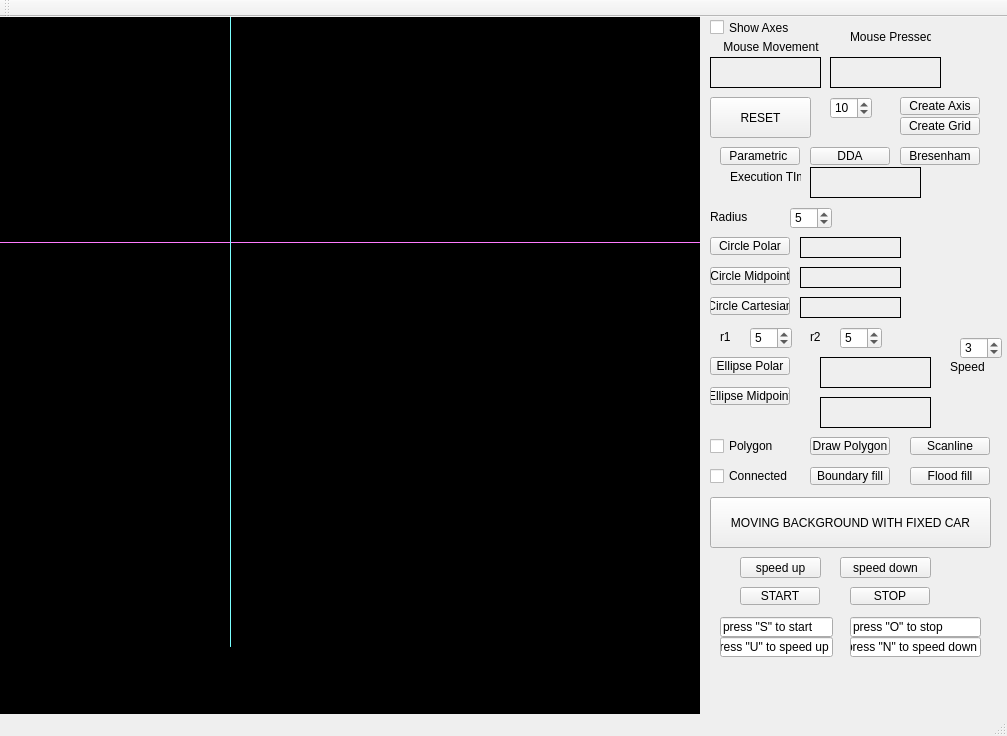
<?xml version="1.0" encoding="UTF-8"?>
<ui version="4.0">
 <class>MainWindow</class>
 <widget class="QMainWindow" name="MainWindow">
  <property name="geometry">
   <rect>
    <x>0</x>
    <y>0</y>
    <width>1007</width>
    <height>736</height>
   </rect>
  </property>
  <property name="windowTitle">
   <string>MainWindow</string>
  </property>
  <widget class="QWidget" name="centralWidget">
   <widget class="my_label" name="frame">
    <property name="geometry">
     <rect>
      <x>0</x>
      <y>0</y>
      <width>700</width>
      <height>700</height>
     </rect>
    </property>
    <property name="cursor">
     <cursorShape>CrossCursor</cursorShape>
    </property>
    <property name="mouseTracking">
     <bool>true</bool>
    </property>
    <property name="styleSheet">
     <string notr="true">background-color: rgb(0, 0, 0);</string>
    </property>
    <property name="frameShape">
     <enum>QFrame::Box</enum>
    </property>
    <property name="lineWidth">
     <number>1</number>
    </property>
    <property name="text">
     <string/>
    </property>
   </widget>
   <widget class="QLabel" name="mouse_movement">
    <property name="geometry">
     <rect>
      <x>710</x>
      <y>40</y>
      <width>111</width>
      <height>31</height>
     </rect>
    </property>
    <property name="frameShape">
     <enum>QFrame::Panel</enum>
    </property>
    <property name="text">
     <string/>
    </property>
   </widget>
   <widget class="QLabel" name="label_3">
    <property name="geometry">
     <rect>
      <x>710</x>
      <y>20</y>
      <width>111</width>
      <height>20</height>
     </rect>
    </property>
    <property name="text">
     <string>    Mouse Movement</string>
    </property>
   </widget>
   <widget class="QLabel" name="mouse_pressed">
    <property name="geometry">
     <rect>
      <x>830</x>
      <y>40</y>
      <width>111</width>
      <height>31</height>
     </rect>
    </property>
    <property name="frameShape">
     <enum>QFrame::Panel</enum>
    </property>
    <property name="text">
     <string/>
    </property>
   </widget>
   <widget class="QLabel" name="label_5">
    <property name="geometry">
     <rect>
      <x>850</x>
      <y>10</y>
      <width>81</width>
      <height>20</height>
     </rect>
    </property>
    <property name="text">
     <string>Mouse Pressed</string>
    </property>
   </widget>
   <widget class="Line" name="x_axis">
    <property name="geometry">
     <rect>
      <x>0</x>
      <y>225</y>
      <width>700</width>
      <height>1</height>
     </rect>
    </property>
    <property name="styleSheet">
     <string notr="true">background-color: rgb(255, 85, 255);</string>
    </property>
    <property name="orientation">
     <enum>Qt::Horizontal</enum>
    </property>
   </widget>
   <widget class="Line" name="y_axis">
    <property name="geometry">
     <rect>
      <x>230</x>
      <y>-70</y>
      <width>1</width>
      <height>700</height>
     </rect>
    </property>
    <property name="styleSheet">
     <string notr="true">
background-color: rgb(85, 255, 255);</string>
    </property>
    <property name="orientation">
     <enum>Qt::Vertical</enum>
    </property>
   </widget>
   <widget class="QCheckBox" name="show_axes">
    <property name="geometry">
     <rect>
      <x>710</x>
      <y>0</y>
      <width>91</width>
      <height>21</height>
     </rect>
    </property>
    <property name="text">
     <string>Show Axes</string>
    </property>
   </widget>
   <widget class="QPushButton" name="pushButton">
    <property name="geometry">
     <rect>
      <x>710</x>
      <y>80</y>
      <width>101</width>
      <height>41</height>
     </rect>
    </property>
    <property name="text">
     <string>RESET</string>
    </property>
   </widget>
   <widget class="QPushButton" name="pushButton_2">
    <property name="geometry">
     <rect>
      <x>900</x>
      <y>100</y>
      <width>80</width>
      <height>18</height>
     </rect>
    </property>
    <property name="text">
     <string>Create Grid</string>
    </property>
   </widget>
   <widget class="QSpinBox" name="spinBox">
    <property name="geometry">
     <rect>
      <x>830</x>
      <y>80</y>
      <width>42</width>
      <height>22</height>
     </rect>
    </property>
    <property name="value">
     <number>10</number>
    </property>
   </widget>
   <widget class="QPushButton" name="pushButton_3">
    <property name="geometry">
     <rect>
      <x>900</x>
      <y>80</y>
      <width>80</width>
      <height>18</height>
     </rect>
    </property>
    <property name="text">
     <string>Create Axis</string>
    </property>
   </widget>
   <widget class="QPushButton" name="pushButton_6">
    <property name="geometry">
     <rect>
      <x>720</x>
      <y>130</y>
      <width>80</width>
      <height>18</height>
     </rect>
    </property>
    <property name="text">
     <string>Parametric </string>
    </property>
   </widget>
   <widget class="QPushButton" name="pushButton_7">
    <property name="geometry">
     <rect>
      <x>810</x>
      <y>130</y>
      <width>80</width>
      <height>18</height>
     </rect>
    </property>
    <property name="text">
     <string>DDA</string>
    </property>
   </widget>
   <widget class="QPushButton" name="Bresenham_line">
    <property name="geometry">
     <rect>
      <x>900</x>
      <y>130</y>
      <width>80</width>
      <height>18</height>
     </rect>
    </property>
    <property name="text">
     <string>Bresenham</string>
    </property>
   </widget>
   <widget class="QLabel" name="label">
    <property name="geometry">
     <rect>
      <x>730</x>
      <y>150</y>
      <width>71</width>
      <height>20</height>
     </rect>
    </property>
    <property name="text">
     <string>Execution TIme</string>
    </property>
   </widget>
   <widget class="QLabel" name="execution_time">
    <property name="geometry">
     <rect>
      <x>810</x>
      <y>150</y>
      <width>111</width>
      <height>31</height>
     </rect>
    </property>
    <property name="frameShape">
     <enum>QFrame::Panel</enum>
    </property>
    <property name="text">
     <string/>
    </property>
   </widget>
   <widget class="QPushButton" name="cir_polar">
    <property name="geometry">
     <rect>
      <x>710</x>
      <y>220</y>
      <width>80</width>
      <height>18</height>
     </rect>
    </property>
    <property name="text">
     <string>Circle Polar</string>
    </property>
   </widget>
   <widget class="QLabel" name="label_2">
    <property name="geometry">
     <rect>
      <x>710</x>
      <y>190</y>
      <width>71</width>
      <height>20</height>
     </rect>
    </property>
    <property name="text">
     <string>Radius</string>
    </property>
   </widget>
   <widget class="QSpinBox" name="Radius">
    <property name="geometry">
     <rect>
      <x>790</x>
      <y>190</y>
      <width>42</width>
      <height>22</height>
     </rect>
    </property>
    <property name="value">
     <number>5</number>
    </property>
   </widget>
   <widget class="QPushButton" name="cir_midpoint">
    <property name="geometry">
     <rect>
      <x>710</x>
      <y>250</y>
      <width>80</width>
      <height>18</height>
     </rect>
    </property>
    <property name="text">
     <string>Circle Midpoint</string>
    </property>
   </widget>
   <widget class="QLabel" name="label_4">
    <property name="geometry">
     <rect>
      <x>720</x>
      <y>310</y>
      <width>21</width>
      <height>20</height>
     </rect>
    </property>
    <property name="text">
     <string>r1</string>
    </property>
   </widget>
   <widget class="QLabel" name="label_6">
    <property name="geometry">
     <rect>
      <x>810</x>
      <y>310</y>
      <width>21</width>
      <height>20</height>
     </rect>
    </property>
    <property name="text">
     <string>r2</string>
    </property>
   </widget>
   <widget class="QSpinBox" name="r1">
    <property name="geometry">
     <rect>
      <x>750</x>
      <y>310</y>
      <width>42</width>
      <height>22</height>
     </rect>
    </property>
    <property name="minimum">
     <number>0</number>
    </property>
    <property name="value">
     <number>5</number>
    </property>
   </widget>
   <widget class="QSpinBox" name="r2">
    <property name="geometry">
     <rect>
      <x>840</x>
      <y>310</y>
      <width>42</width>
      <height>22</height>
     </rect>
    </property>
    <property name="value">
     <number>5</number>
    </property>
   </widget>
   <widget class="QPushButton" name="pushButton_4">
    <property name="geometry">
     <rect>
      <x>710</x>
      <y>370</y>
      <width>80</width>
      <height>18</height>
     </rect>
    </property>
    <property name="text">
     <string>Ellipse Midpoint</string>
    </property>
   </widget>
   <widget class="QPushButton" name="ell_polar">
    <property name="geometry">
     <rect>
      <x>710</x>
      <y>340</y>
      <width>80</width>
      <height>18</height>
     </rect>
    </property>
    <property name="text">
     <string>Ellipse Polar</string>
    </property>
   </widget>
   <widget class="QLabel" name="exe_time_cir_polar">
    <property name="geometry">
     <rect>
      <x>800</x>
      <y>220</y>
      <width>101</width>
      <height>21</height>
     </rect>
    </property>
    <property name="frameShape">
     <enum>QFrame::Panel</enum>
    </property>
    <property name="text">
     <string/>
    </property>
   </widget>
   <widget class="QLabel" name="exe_time_cir_midpoint">
    <property name="geometry">
     <rect>
      <x>800</x>
      <y>250</y>
      <width>101</width>
      <height>21</height>
     </rect>
    </property>
    <property name="frameShape">
     <enum>QFrame::Panel</enum>
    </property>
    <property name="text">
     <string/>
    </property>
   </widget>
   <widget class="QLabel" name="exe_time_ell_polar">
    <property name="geometry">
     <rect>
      <x>820</x>
      <y>340</y>
      <width>111</width>
      <height>31</height>
     </rect>
    </property>
    <property name="frameShape">
     <enum>QFrame::Panel</enum>
    </property>
    <property name="text">
     <string/>
    </property>
   </widget>
   <widget class="QLabel" name="exe_time_ell_midpoint">
    <property name="geometry">
     <rect>
      <x>820</x>
      <y>380</y>
      <width>111</width>
      <height>31</height>
     </rect>
    </property>
    <property name="frameShape">
     <enum>QFrame::Panel</enum>
    </property>
    <property name="text">
     <string/>
    </property>
   </widget>
   <widget class="QLabel" name="exe_time_cir_cartesian">
    <property name="geometry">
     <rect>
      <x>800</x>
      <y>280</y>
      <width>101</width>
      <height>21</height>
     </rect>
    </property>
    <property name="frameShape">
     <enum>QFrame::Panel</enum>
    </property>
    <property name="text">
     <string/>
    </property>
   </widget>
   <widget class="QPushButton" name="cir_cartesian">
    <property name="geometry">
     <rect>
      <x>710</x>
      <y>280</y>
      <width>80</width>
      <height>18</height>
     </rect>
    </property>
    <property name="text">
     <string>Circle Cartesian</string>
    </property>
   </widget>
   <widget class="QPushButton" name="draw_poly">
    <property name="geometry">
     <rect>
      <x>810</x>
      <y>420</y>
      <width>80</width>
      <height>18</height>
     </rect>
    </property>
    <property name="text">
     <string>Draw Polygon</string>
    </property>
   </widget>
   <widget class="QPushButton" name="boundary_fill">
    <property name="geometry">
     <rect>
      <x>810</x>
      <y>450</y>
      <width>80</width>
      <height>18</height>
     </rect>
    </property>
    <property name="text">
     <string>Boundary fill</string>
    </property>
   </widget>
   <widget class="QCheckBox" name="connected_8">
    <property name="geometry">
     <rect>
      <x>710</x>
      <y>450</y>
      <width>81</width>
      <height>18</height>
     </rect>
    </property>
    <property name="text">
     <string>Connected 8</string>
    </property>
   </widget>
   <widget class="QCheckBox" name="polygon">
    <property name="geometry">
     <rect>
      <x>710</x>
      <y>420</y>
      <width>81</width>
      <height>18</height>
     </rect>
    </property>
    <property name="text">
     <string>Polygon</string>
    </property>
   </widget>
   <widget class="QPushButton" name="flood_fill">
    <property name="geometry">
     <rect>
      <x>910</x>
      <y>450</y>
      <width>80</width>
      <height>18</height>
     </rect>
    </property>
    <property name="text">
     <string>Flood fill</string>
    </property>
   </widget>
   <widget class="QPushButton" name="scanline">
    <property name="geometry">
     <rect>
      <x>910</x>
      <y>420</y>
      <width>80</width>
      <height>18</height>
     </rect>
    </property>
    <property name="text">
     <string>Scanline</string>
    </property>
   </widget>
   <widget class="QPushButton" name="draw_background">
    <property name="geometry">
     <rect>
      <x>710</x>
      <y>480</y>
      <width>281</width>
      <height>51</height>
     </rect>
    </property>
    <property name="text">
     <string>MOVING BACKGROUND WITH FIXED CAR</string>
    </property>
   </widget>
   <widget class="QSpinBox" name="speed">
    <property name="geometry">
     <rect>
      <x>960</x>
      <y>320</y>
      <width>42</width>
      <height>22</height>
     </rect>
    </property>
    <property name="value">
     <number>3</number>
    </property>
   </widget>
   <widget class="QLabel" name="speed_label">
    <property name="geometry">
     <rect>
      <x>950</x>
      <y>340</y>
      <width>51</width>
      <height>20</height>
     </rect>
    </property>
    <property name="text">
     <string>Speed</string>
    </property>
   </widget>
   <widget class="QPushButton" name="start">
    <property name="geometry">
     <rect>
      <x>740</x>
      <y>570</y>
      <width>80</width>
      <height>18</height>
     </rect>
    </property>
    <property name="text">
     <string>START</string>
    </property>
   </widget>
   <widget class="QPushButton" name="stop">
    <property name="geometry">
     <rect>
      <x>850</x>
      <y>570</y>
      <width>80</width>
      <height>18</height>
     </rect>
    </property>
    <property name="text">
     <string>STOP</string>
    </property>
   </widget>
   <widget class="QLineEdit" name="lineEdit">
    <property name="geometry">
     <rect>
      <x>720</x>
      <y>600</y>
      <width>113</width>
      <height>20</height>
     </rect>
    </property>
    <property name="text">
     <string>press &quot;S&quot; to start</string>
    </property>
   </widget>
   <widget class="QLineEdit" name="lineEdit_2">
    <property name="geometry">
     <rect>
      <x>850</x>
      <y>600</y>
      <width>131</width>
      <height>20</height>
     </rect>
    </property>
    <property name="text">
     <string>press &quot;O&quot; to stop</string>
    </property>
   </widget>
   <widget class="QPushButton" name="speedUp">
    <property name="geometry">
     <rect>
      <x>740</x>
      <y>540</y>
      <width>81</width>
      <height>21</height>
     </rect>
    </property>
    <property name="text">
     <string>speed up</string>
    </property>
   </widget>
   <widget class="QPushButton" name="speedDown">
    <property name="geometry">
     <rect>
      <x>840</x>
      <y>540</y>
      <width>91</width>
      <height>21</height>
     </rect>
    </property>
    <property name="text">
     <string>speed down</string>
    </property>
   </widget>
   <widget class="QLineEdit" name="lineEdit_3">
    <property name="geometry">
     <rect>
      <x>720</x>
      <y>620</y>
      <width>113</width>
      <height>20</height>
     </rect>
    </property>
    <property name="text">
     <string>press &quot;U&quot; to speed up</string>
    </property>
   </widget>
   <widget class="QLineEdit" name="lineEdit_4">
    <property name="geometry">
     <rect>
      <x>850</x>
      <y>620</y>
      <width>131</width>
      <height>20</height>
     </rect>
    </property>
    <property name="text">
     <string>press &quot;N&quot; to speed down</string>
    </property>
   </widget>
  </widget>
  <widget class="QMenuBar" name="menuBar">
   <property name="geometry">
    <rect>
     <x>0</x>
     <y>0</y>
     <width>1007</width>
     <height>17</height>
    </rect>
   </property>
  </widget>
  <widget class="QToolBar" name="mainToolBar">
   <attribute name="toolBarArea">
    <enum>TopToolBarArea</enum>
   </attribute>
   <attribute name="toolBarBreak">
    <bool>false</bool>
   </attribute>
  </widget>
  <widget class="QStatusBar" name="statusBar"/>
 </widget>
 <layoutdefault spacing="6" margin="11"/>
 <customwidgets>
  <customwidget>
   <class>my_label</class>
   <extends>QLabel</extends>
   <header location="global">my_label.h</header>
  </customwidget>
 </customwidgets>
 <resources/>
 <connections/>
</ui>
